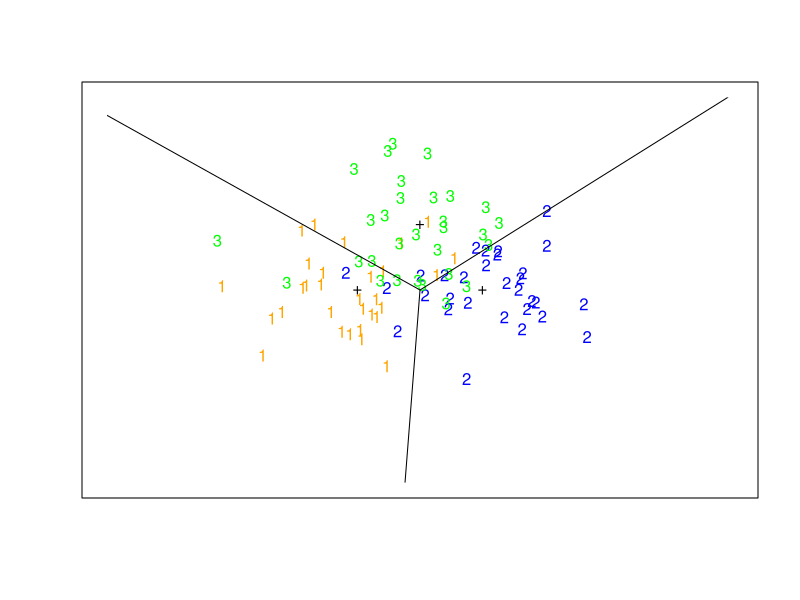

This chart was generated by the following R code:
## three classes
## different means but same covariance

sigma = diag(1, 2, 2)
mu1 = c(-1, 0)
mu2 = c(1, 0)
mu3 = c(0, 1.7)
N = 30
library(MASS)
set.seed(123)
dm1 = mvrnorm(N, mu1, sigma)
dm2 = mvrnorm(N, mu2, sigma)
dm3 = mvrnorm(N, mu3, sigma)

m12 = lda(rbind(dm1, dm2), rep(c(1,2), each=N))
m13 = lda(rbind(dm1, dm3), rep(c(1,3), each=N))
m23 = lda(rbind(dm2, dm3), rep(c(2,3), each=N))

calcY <- function(c, x) { return(-1*c[1]*x/c[2]) }

#plot
png("sim-fig-4-5-r.png")
plot(dm1[, 1], dm1[, 2], col = "orange", pch="1", xlim = c(-5, 5), ylim = c(-5, 5), xaxt="n", yaxt="n", xlab = "", ylab = "")
points(dm2[, 1], dm2[, 2], col = "blue", pch="2")
points(dm3[, 1], dm3[, 2], col = "green", pch="3")
points(rbind(mu1, mu2, mu3), pch="+", col="black")
clip(-5,5,-5,0) # refer to https://stackoverflow.com/questions/26472563/how-to-define-graphical-bounds-of-abline-linear-regression-in-r
abline(0, -1*m12$scaling[1]/m12$scaling[2])
clip(-5,0,-5,5)
abline(0, -1*m13$scaling[1]/m13$scaling[2])
clip(0,5,-5,5)
abline(0, -1*m23$scaling[1]/m23$scaling[2])
dev.off()

